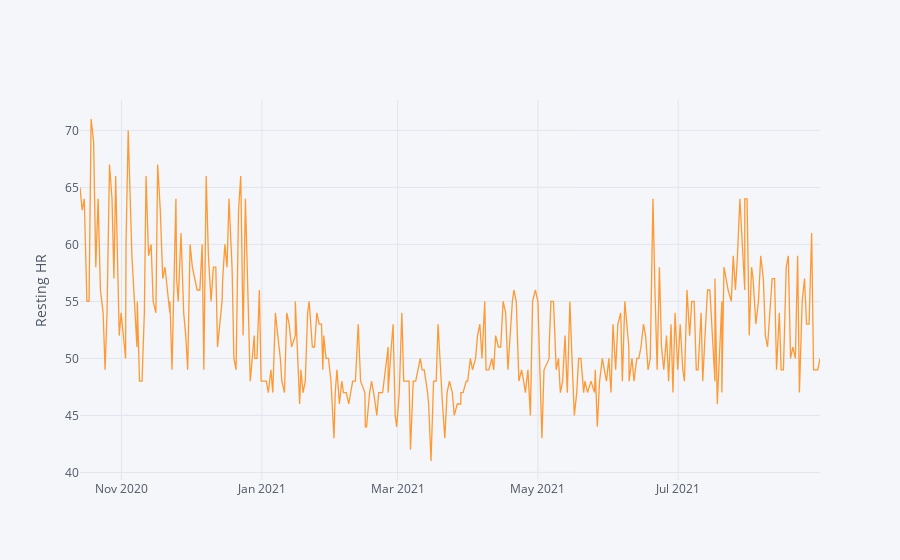

Source (notebook cell):
### Code cell
resting_hr.iplot(y='Value', yTitle='Resting HR')

### Figure 1 — Plotly figure (JSON) as saved in the notebook; plotly's stock layout.template omitted (floating-point values rounded to 4 significant figures; data arrays with more than 128 entries replaced by an {"elided": "..."} marker saying what was removed)
{"data": [{"line": {"color": "rgba(255, 153, 51, 1.0)", "dash": "solid", "shape": "linear", "width": 1.3}, "mode": "lines", "name": "Value", "text": "", "type": "scatter", "x": {"elided": "325 str values"}, "y": {"elided": "325 int values"}}], "layout": {"legend": {"bgcolor": "#F5F6F9", "font": {"color": "#4D5663"}}, "paper_bgcolor": "#F5F6F9", "plot_bgcolor": "#F5F6F9", "title": {"font": {"color": "#4D5663"}}, "xaxis": {"gridcolor": "#E1E5ED", "showgrid": true, "tickfont": {"color": "#4D5663"}, "title": {"font": {"color": "#4D5663"}, "text": ""}, "zerolinecolor": "#E1E5ED"}, "yaxis": {"gridcolor": "#E1E5ED", "showgrid": true, "tickfont": {"color": "#4D5663"}, "title": {"font": {"color": "#4D5663"}, "text": "Resting HR"}, "zerolinecolor": "#E1E5ED"}}}
